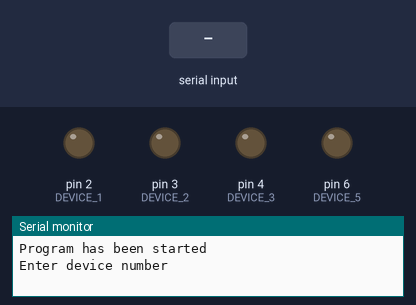
Bench run of a sketch on a simulated Arduino Uno, built with avr-gcc and run on an emulated ATmega328P. Parts: output pins drawn as LEDs (lit = HIGH), the last lines printed to the serial monitor. The inputs (shaded band) are chosen by the test bench.

Above: at 1.2 s.
1.3 s: "1" received over Serial
At 1.6 s:
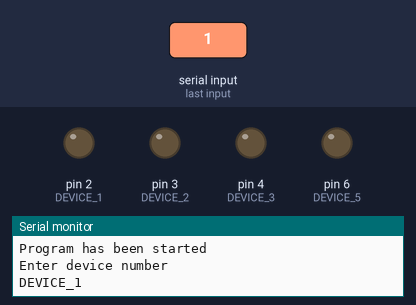
2.8 s: "2" received over Serial
At 3.9 s:
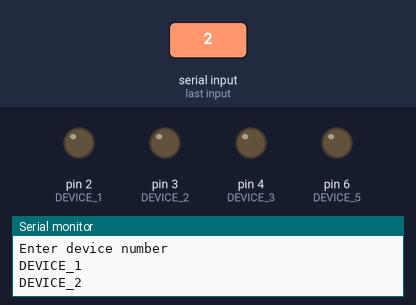
4.3 s: "3" received over Serial
At 5.1 s:
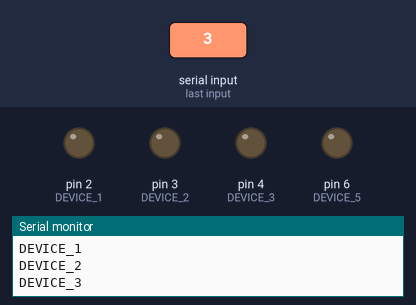
5.8 s: "5" received over Serial
At 6.2 s:
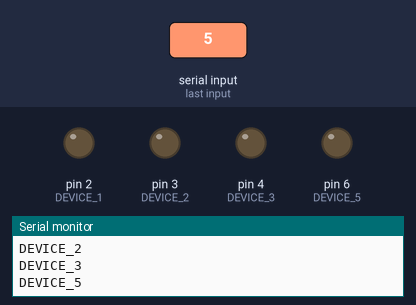
7.3 s: "q" received over Serial
At 8.2 s:
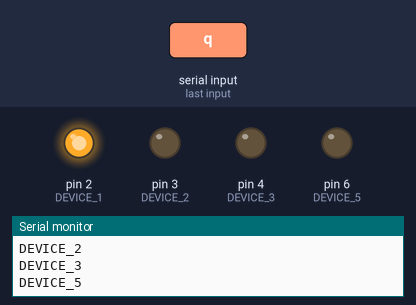
Timing chart, 0 to 14.8 s (numbered marks = the images above; inputs shaded):
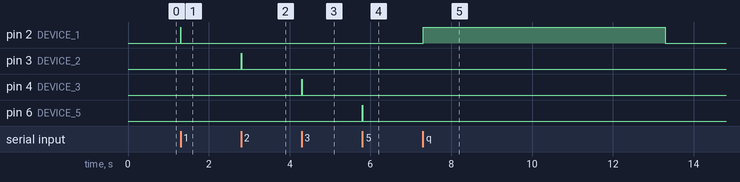

Measured:
- after the input at 1.3 s, pin 2 (DEVICE_1): LOW → HIGH at once, → LOW 0.01 s later
- after the input at 2.8 s, pin 3 (DEVICE_2): LOW → HIGH at once, → LOW 0.01 s later
- after the input at 4.3 s, pin 4 (DEVICE_3): LOW → HIGH at once, → LOW 0.01 s later
- after the input at 5.8 s, pin 6 (DEVICE_5): LOW → HIGH at once, → LOW 0.01 s later
- after the input at 7.3 s, pin 2 (DEVICE_1): LOW → HIGH at once, → LOW 6.0 s later

The sketch:

test-voting.ino
```cpp
#define DEVICE_1 2
#define DEVICE_2 3
#define DEVICE_3 4
// #define DEVICE_4 5
#define DEVICE_5 6


void pushButton(uint8_t device) {
  digitalWrite(device, HIGH);
  delay(10);
  digitalWrite(device, LOW);
}

void longPushButton(uint8_t device) {
  digitalWrite(device, HIGH);
  delay(6000);
  digitalWrite(device, LOW);
}

void setup() {

  Serial.begin(9600);
  Serial.println("Program has been started");
  Serial.println("Enter device number");

  // Config pins
  pinMode(DEVICE_1, OUTPUT);
  pinMode(DEVICE_2, OUTPUT);
  pinMode(DEVICE_3, OUTPUT);
  // pinMode(DEVICE_4, OUTPUT); // not active device
  pinMode(DEVICE_5, OUTPUT);

  // Turn off all devices
  digitalWrite(DEVICE_1, LOW);
  digitalWrite(DEVICE_2, LOW);
  digitalWrite(DEVICE_3, LOW);
  // digitalWrite(DEVICE_4, LOW); // not active device
  digitalWrite(DEVICE_5, LOW);
}

void loop() {
  while (Serial.available() == 0) {}
  char c = Serial.read();
  switch (c) {
    case '1':
      pushButton(DEVICE_1);
      Serial.println("DEVICE_1");
      break;
    case '2':
      pushButton(DEVICE_2);
      Serial.println("DEVICE_2");
      break;
    case '3':
      pushButton(DEVICE_3);
      Serial.println("DEVICE_3");
      break;
    case '5':
      pushButton(DEVICE_5);
      Serial.println("DEVICE_5");
      break;
    case 'q':
      longPushButton(DEVICE_1);
      Serial.println("RESET DEVICE_1");
      break;
    case 'w':
      longPushButton(DEVICE_2);
      Serial.println("RESET DEVICE_2");
      break;
    case 'e':
      longPushButton(DEVICE_3);
      Serial.println("RESET DEVICE_3");
      break;
    case 't':
      longPushButton(DEVICE_5);
      Serial.println("RESET DEVICE_5");
      break;
  }
}
```
